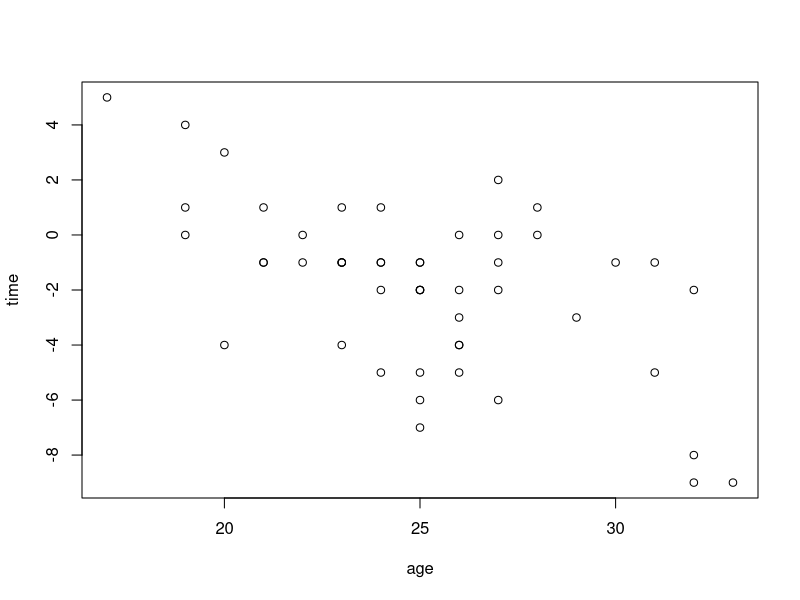
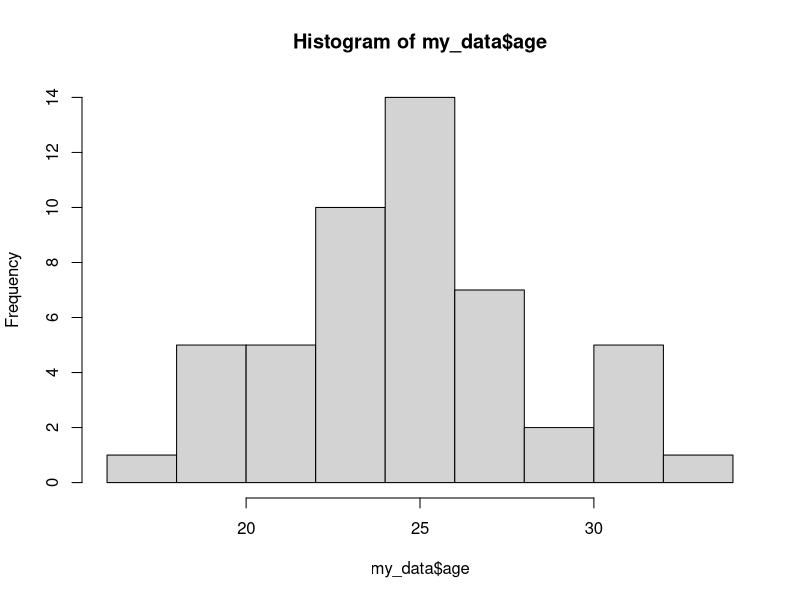
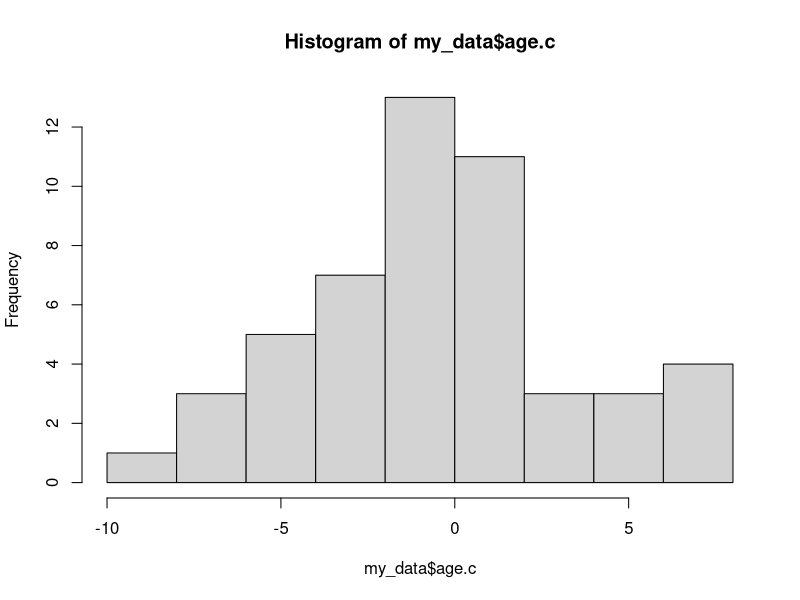
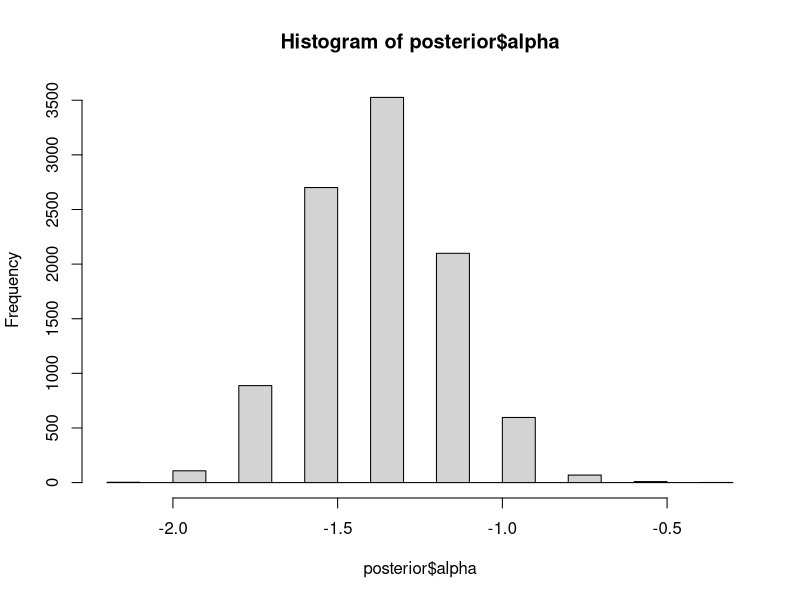
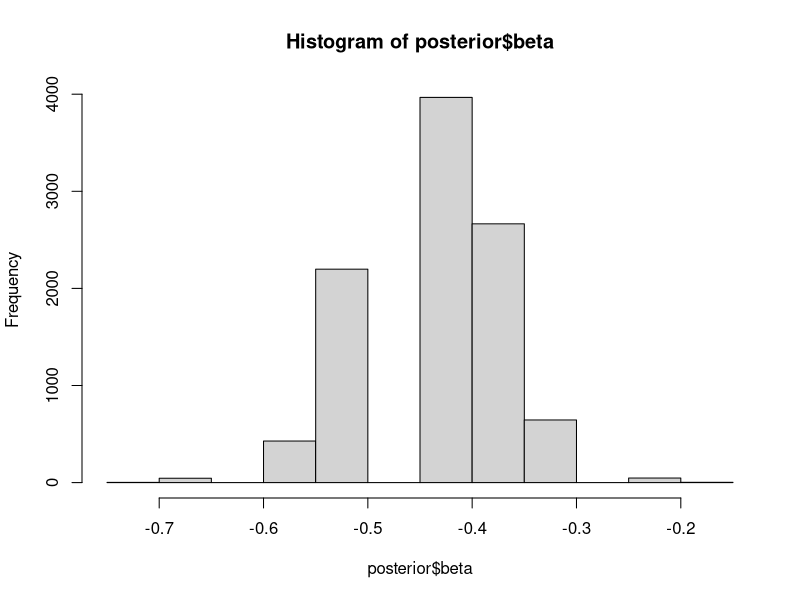
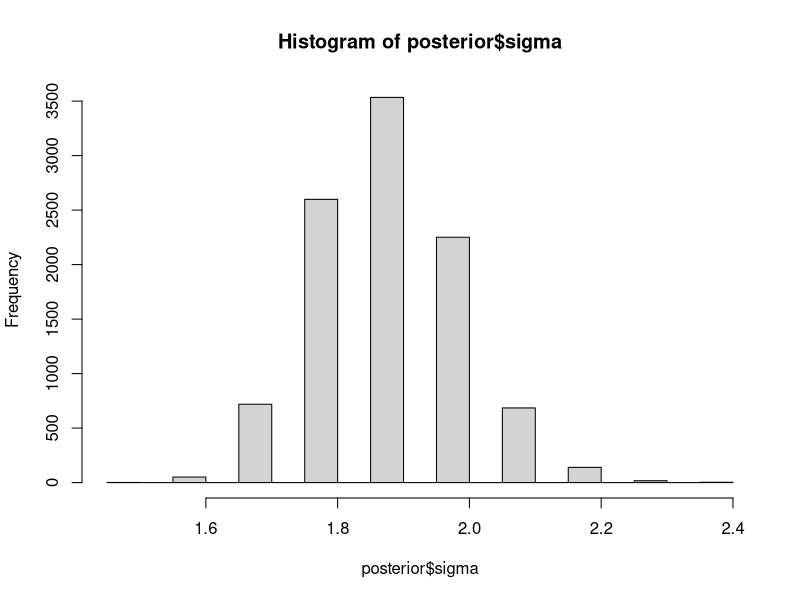
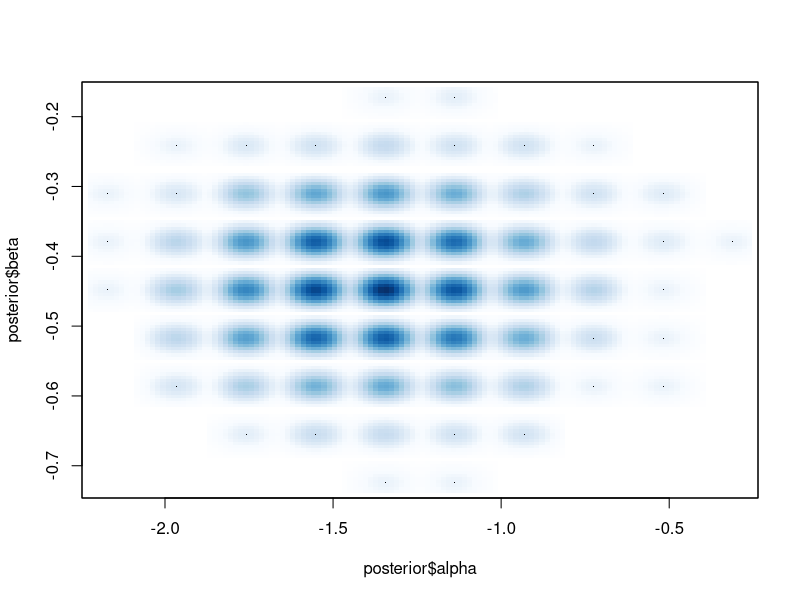
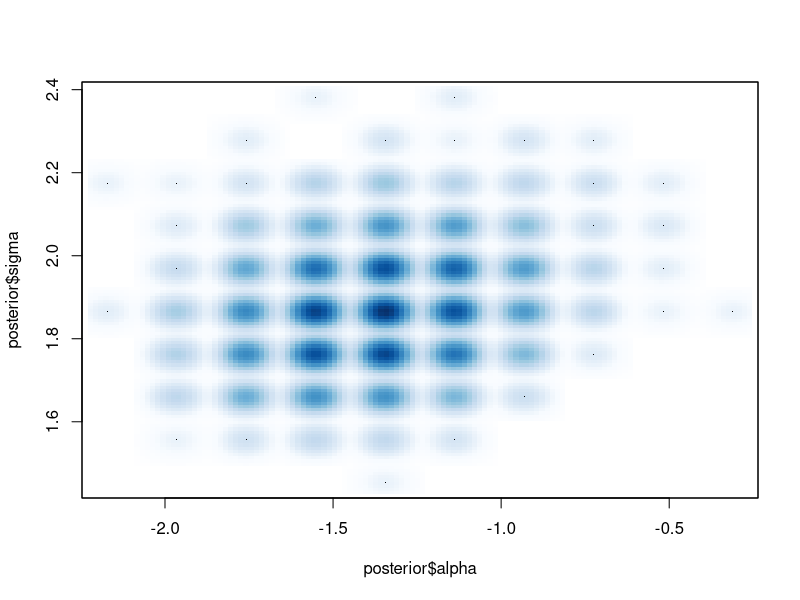

Here is the R script that generated these plots, in order:
## ---- chunk 1
knitr::opts_chunk$set(echo = TRUE)
## ---- chunk 2
my_data = 
  read.table(
    "arrival.csv",
    header = T,
    sep = ",")
head(my_data)
## ---- chunk 3
with(my_data,
     plot(age, time))
## ---- chunk 4
hist(my_data$age)
## ---- chunk 5
my_data$age.c = my_data$age-mean(my_data$age)
hist(my_data$age.c)
## ---- chunk 6
# Likelihood for the first data point

## ---- chunk 7
# Likelihoods for all individual data points

## ---- chunk 8
# Joint likelihood for all individual data points

## ---- chunk 9
# Prior probability for alpha = 1

# Prior probability for beta = .1

# Prior probability for sigma = 3

## ---- chunk 10
# Joint prior probability for alpha = -1, beta = .1 and sigma = 3

## ---- chunk 11
# Joint probability of data and parameters for alpha = -1, beta = .1 and sigma = 3.
# given the prior distributions for alpha, beta and sigma

## ---- chunk 12
# Here we are making our grid
# expand.grid produces all combinations 
# of the N (here 3) variables submitted
# and puts them in a matrix with N columns
grid_resolution = 30
params = 
  expand.grid(
    alpha = seq(-3, 3, length.out = grid_resolution),
    beta = seq(-1, 1, length.out = grid_resolution),
    sigma = seq(.01, 3, length.out = grid_resolution)
  )
params = data.frame(params)
head(params)
tail(params)
## ---- chunk 13
# Here comes your code in which you calculate the 'likelihood * prior expression'
# (see the formula or your code above) for each combination of parameter values.
params$UP = NA
for (k in 1:nrow(params)) {
  alpha = params$alpha[k]
  beta = params$beta[k]
  sigma = params$sigma[k]
  mu = alpha + beta*my_data$age.c
  params$UP[k] = prod(dnorm(my_data$time,mu,sigma)*dnorm(alpha,0,3)*dnorm(beta,0,2)*dnorm(sigma,0,2))
}
## ---- chunk 14
# Calculate the evidence from the unnormalized posterior
evidence = sum(params$UP)
## ---- chunk 15
# Calculate posterior probabilities
params$PP = params$UP/evidence
## ---- chunk 16
# We are sampling indexes and then 
# use indexes to get samples

post.idx = sample(1:nrow(params), 10000, prob = params$PP, replace = TRUE)
posterior = params[post.idx, c("alpha","beta","sigma")]

## ---- chunk 17
## marginal posterior distribution for alpha
hist(posterior$alpha)
## marginal posterior distribution for beta
hist(posterior$beta)
## marginal posterior distribution for sigma
hist(posterior$sigma)
## ---- chunk 18

## ---- chunk 19
# use smoothScatter to plot the joint distribution
smoothScatter(posterior$alpha, posterior$beta)
smoothScatter(posterior$alpha, posterior$sigma)
smoothScatter(posterior$beta, posterior$sigma)
